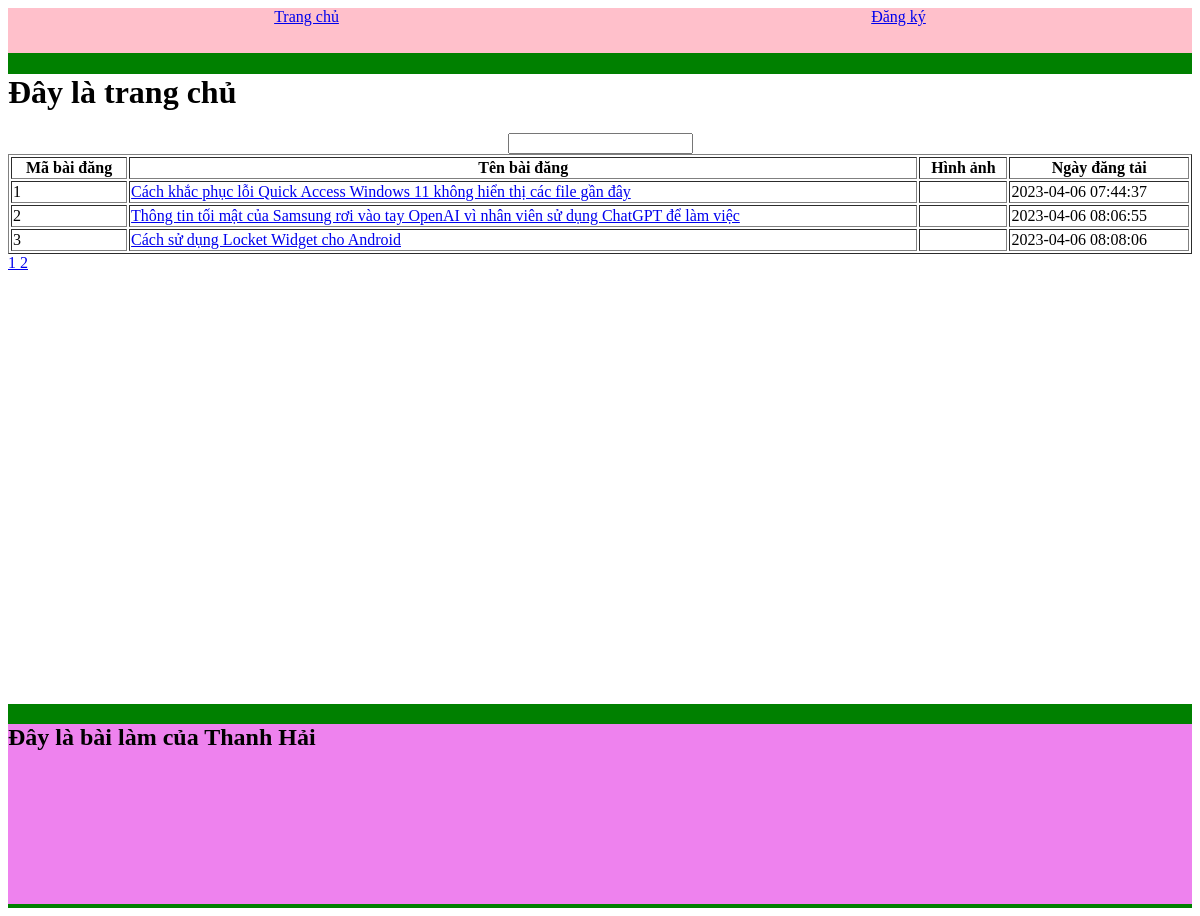
The page / on the database its author committed.
### tables this page shows
CREATE TABLE `bai_dang` (
  `mabd` int NOT NULL,
  `ten_bai` varchar(200) NOT NULL,
  `noi_dung` text NOT NULL,
  `hinh_anh` varchar(200) NOT NULL,
  `ngay_up` timestamp NOT NULL DEFAULT CURRENT_TIMESTAMP
);

### content.php (the view, shortened to what this page needs)
<?php
    require_once 'connect.php';
    $trang = 1;
    $tim_kiem = "";
    $sql_so_bai_dang = "select count(*) from bai_dang
        where ten_bai
        like '%$tim_kiem%'";
    $mang_so_bai_dang = mysqli_query($connect,$sql_so_bai_dang);
     $ket_qua_so_bai_dang = mysqli_fetch_array($mang_so_bai_dang);
    $so_tin_tuc = $ket_qua_so_bai_dang['count(*)'];
    $so_tin_tuc_tren_1_trang = 3;
    $so_trang = ceil($so_tin_tuc / $so_tin_tuc_tren_1_trang);
    $bo_qua = $so_tin_tuc_tren_1_trang * ($trang - 1);
    $sql = "select * from bai_dang
            where ten_bai
            like '%$tim_kiem%'
            limit $so_tin_tuc_tren_1_trang offset $bo_qua";
    $ket_qua = mysqli_query($connect,$sql);
?>
<div id="giua">
    <h1>Đây là trang chủ</h1>
    <table border="1" width="100%">
        <caption>
            <form action="">
                <input type="search" name="tim_kiem" value="<?php echo $tim_kiem?>"
                >
            </form>
        </caption>
        <tr>
            <th>Mã bài đăng</th>
            <th>Tên bài đăng</th>
            <th>Hình ảnh</th>
            <th>Ngày đăng tải</th>
        </tr>
        <?php foreach($ket_qua as $bai_tin_tuc) : ?>
            <tr>
                <td><?php echo $bai_tin_tuc['mabd'] ?></td>
                <td><a href="./show.php?ma=<?php echo $bai_tin_tuc['mabd']?>"><?php echo $bai_tin_tuc['ten_bai'] ?></a></td>
                <td><img src="<?php echo $bai_tin_tuc['hinh_anh'] ?>" alt="" height="100"></td>
                <td>
                <?php echo $bai_tin_tuc['ngay_up'] ?>
                </td>
            </tr>
         <?php endforeach ?>
    </table>
    <div>
        <?php for($i = 1; $i <= $so_trang; $i++){ ?>
            <a href="?trang=<?php echo $i ?> & tim_kiem=<?php echo $tim_kiem?>">
                <?php echo $i ?>
            </a>
        <?php }?>
    </div>
</div>

### index.php (shortened to what this page needs)
<!DOCTYPE html>
<html lang="en">
<head>
</head>
<body>
    <div id="tong">
        <?php require 'menu.php' ?>
        <?php require 'content.php' ?>
        <?php require 'footer.php' ?>
    </div>
</body>
</html>

### menu.php (shortened to what this page needs)
<div id="tren">
    <a href="index.php">
        Trang chủ </a>
    <a href="sign_up.php">
        Đăng ký </a>
</div>

### footer.php
<div id="duoi">
    <h2>Đây là bài làm của Thanh Hải</h2>
</div>

### index.php (style rules this page uses)
#tong { width: 100%; height: 900px; background: green; }
#tren { position: -webkit-sticky; position: sticky; top: 0; display: flex; justify-content: space-around; width: 100%; height: 5%; background: pink; }
#giua { width: 100%; height: 70%; background: white; }
#duoi { width: 100%; height: 20%; background: violet; }

### menu.php (style rules this page uses)
#tren { position: -webkit-sticky; position: sticky; top: 0; display: flex; justify-content: space-around; width: 100%; height: 5%; background: pink; }

### rows shown on the page
bai_dang: mabd "1", ten_bai "Cách khắc phục lỗi Quick Access Windows 11 không hiển thị các file gần đây", ngay_up "2023-04-06 07:44:37"
bai_dang: mabd "2", ten_bai "Thông tin tối mật của Samsung rơi vào tay OpenAI vì nhân viên sử dụng ChatGPT để làm việc", ngay_up "2023-04-06 08:06:55"
bai_dang: mabd "3", ten_bai "Cách sử dụng Locket Widget cho Android", ngay_up "2023-04-06 08:08:06"
